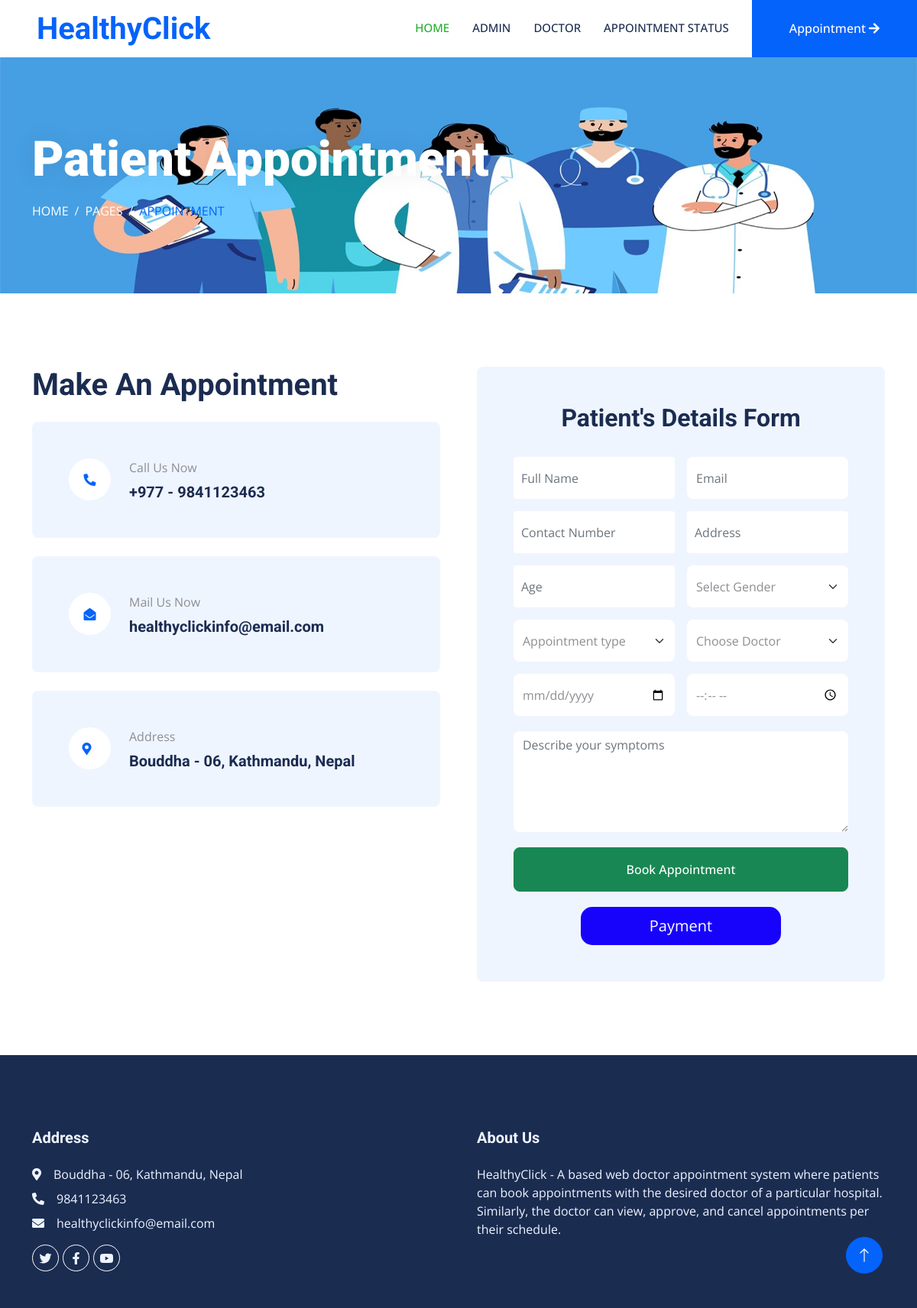
Page /userappointment/ on the committed database.
### dasapp/models.py (models this page shows, shortened)
class Page(models.Model):
    pagetitle = models.CharField(max_length=250)
    address = models.CharField(max_length=250)
    aboutus = models.TextField()
    email = models.EmailField(max_length=200)
    mobilenumber = models.IntegerField(default=0)
    created_at = models.DateTimeField(auto_now_add=True)
    updated_at = models.DateTimeField(auto_now=True)

### docappsystem/userviews.py (the view, shortened to what this page needs)
# urls.py: path("userappointment/", userviews.create_appointment, name="appointment"),
def create_appointment(request):
    doctorview = DoctorReg.objects.all()
    page = Page.objects.all()
    context = {"doctorview": doctorview, "page": page}
    return render(request, "appointment.html", context)

### templates/appointment.html (shortened to what this page needs)
{% extends 'userbase.html' %}
{% load static %}
{% block content %}
<div class="container-fluid page-header py-5 mb-5 wow fadeIn" data-wow-delay="0.1s">
    <div class="container py-5">
        <h1 class="display-3 text-white mb-3 animated slideInDown">Patient Appointment</h1>
        <nav aria-label="breadcrumb animated slideInDown">
            <ol class="breadcrumb text-uppercase mb-0">
                <li class="breadcrumb-item"><a class="text-white" href="#">Home</a></li>
                <li class="breadcrumb-item"><a class="text-white" href="#">Pages</a></li>
                <li class="breadcrumb-item text-primary active" aria-current="page">Appointment</li>
            </ol>
        </nav>
    </div>
</div>
<div class="container-xxl py-5">
    <div class="container">
        <div class="row g-5">
            <div class="col-lg-6 wow fadeInUp" data-wow-delay="0.1s">
                <h1 class="mb-4">Make An Appointment</h1>
                {% for i in page %}
                <div class="bg-light rounded d-flex align-items-center p-5 mb-4">
                    <div class="d-flex flex-shrink-0 align-items-center justify-content-center rounded-circle bg-white" style="width: 55px; height: 55px;">
                        <i class="fa fa-phone-alt text-primary"></i>
                    </div>
                    <div class="ms-4">
                        <p class="mb-2">Call Us Now</p>
                        <h5 class="mb-0">+977 - {{i.mobilenumber}}</h5>
                    </div>
                </div>
                <div class="bg-light rounded d-flex align-items-center p-5">
                    <div class="d-flex flex-shrink-0 align-items-center justify-content-center rounded-circle bg-white" style="width: 55px; height: 55px;">
                        <i class="fa fa-envelope-open text-primary"></i>
                    </div>
                    <div class="ms-4">
                        <p class="mb-2">Mail Us Now</p>
                        <h5 class="mb-0">{{i.email}}</h5>
                    </div>
                </div>
                <br>
                <div class="bg-light rounded d-flex align-items-center p-5">
                    <div class="d-flex flex-shrink-0 align-items-center justify-content-center rounded-circle bg-white" style="width: 55px; height: 55px;">
                        <i class="fa fa-map-marker-alt text-primary me-2"></i>
                    </div>
                    <div class="ms-4">
                        <p class="mb-2">Address</p>
                        <h5 class="mb-0">{{i.address}}</h5>
                    </div>
                </div>
            </div>{% endfor %}
            <div class="col-lg-6 wow fadeInUp" data-wow-delay="0.5s">
                <div class="bg-light rounded h-100 d-flex align-items-center p-5">
                    <form method="POST" action="{% url 'appointment' %}">
                        <div>
                            <h2><center>Patient's Details Form</center></h2>
                        </div>
                        <br>
                        <div class="row g-3">
                            <div class="col-12 col-sm-6">
                                <input type="text" class="form-control border-0" placeholder="Full Name" style="height: 55px;" name="fullname" required="true">
                            </div>
                            <div class="col-12 col-sm-6">
                                <input type="email" class="form-control border-0" placeholder="Email" style="height: 55px;" name="email" pattern="[^ @]*@[^ @]*" required="true">
                            </div>
                            <div class="col-12 col-sm-6">
                                <input type="text" class="form-control border-0" placeholder="Contact Number" style="height: 55px;" name="mobilenumber" maxlength="10" required="true">
                            </div>
                            <div class="col-12 col-sm-6">
                                <input type="text" class="form-control border-0" placeholder="Address" style="height: 55px;" name="address" maxlength="20" required="true">
                            </div>
                            <div class="col-12 col-sm-6">
                                <input type="number" class="form-control border-0" placeholder="Age" style="height: 55px;" name="age" maxlength="2" required="true">
                            </div>
                            <div class="col-12 col-sm-6">
                                <select class="form-select border-0" style="height: 55px;" name="gender" required="true">
                                    <option value="" disabled selected>Select Gender</option>
                                </select>
                            </div>
                            <div class="col-12 col-sm-6">
                                <select class="form-select border-0" style="height: 55px;" name="appointmenttype" required="true">
                                    <option value="" disabled selected>Appointment type</option>
                                </select>
                            </div>
                            <div class="col-12 col-sm-6">
                                <select class="form-select border-0" style="height: 55px;" name="doctor_id" required="true">
                                    <option selected>Choose Doctor</option>
                                </select>
                            </div>
                            <div class="col-12 col-sm-6">
                                <div class="date" id="date" data-target-input="nearest">
                                    <input type="date"
                                        class="form-control border-0 datetimepicker-input"
                                        placeholder="Choose Date" data-target="#date" data-toggle="datetimepicker" style="height: 55px;" name="date_of_appointment" required="true">
                                </div>
                            </div>
                            <div class="col-12 col-sm-6">
                                    <input type="time" class="form-control border-0" placeholder="Choose Time" data-target="#time"
                                    data-toggle="datetimepicker" style="height: 55px;" name="time_of_appointment" required="true">
                                </div>
                            </div>
                            <div class="col-12" style="padding-top: 20px;">
                                <textarea class="form-control border-0" rows="5" placeholder="Describe your symptoms" name="additional_msg" required="True"></textarea>
                            </div>
                            <div class="col-12" style="padding-top: 20px;">
                                <button class="btn btn-success w-100 py-3" type="submit">Book Appointment</button>
                            </div>
                            <div class="col-12" style="padding-top: 20px;" name="payment" align="center" style="display: none;">
                                <button type="button" class="btn-p" onClick="openPopup()">Payment</button>
                            </div>
                        </div>
                </div>
            </div>
        </div>
    </div>
{% endblock %}

### templates/userincludes/footer.html
{% load static %}
<div class="container-fluid bg-dark text-light footer mt-5 pt-5 wow fadeIn" data-wow-delay="0.1s">
    <div class="container py-5">
        <div class="row g-5">
            <div class="col-lg-6 col-md-6">
                <h5 class="text-light mb-4">Address</h5>
                {% for i in page %}
                <p class="mb-2"><i class="fa fa-map-marker-alt me-3"></i>{{i.address}}</p>
                <p class="mb-2"><i class="fa fa-phone-alt me-3"></i>{{i.mobilenumber}}</p>
                <p class="mb-2"><i class="fa fa-envelope me-3"></i>{{i.email}}</p>{% endfor %}
                <div class="d-flex pt-2">
                    <a class="btn btn-outline-light btn-social rounded-circle" href=""><i class="fab fa-twitter"></i></a>
                    <a class="btn btn-outline-light btn-social rounded-circle" href=""><i class="fab fa-facebook-f"></i></a>
                    <a class="btn btn-outline-light btn-social rounded-circle" href=""><i class="fab fa-youtube"></i></a>
                </div>
            </div>
            <div class="col-lg-6 col-md-6">
                <h5 class="text-light mb-4">About Us</h5>
                {% for i in page %}
                {{ i.aboutus }}{% endfor %}
            </div>
        </div>
    </div>
</div>
<a href="#" class="btn btn-lg btn-primary btn-lg-square rounded-circle back-to-top"><i class="bi bi-arrow-up"></i></a>

### static/css/style.css (style rules this page uses)
:root { --primary: #21af2b; --light: #EFF5FF; --dark: #1B2C51; }
.back-to-top { position: fixed; display: none; right: 45px; bottom: 45px; z-index: 99; }
.btn { font-weight: 500; transition: .5s; }
.btn.btn-primary, .btn.btn-secondary { color: #FFFFFF; }
.btn-lg-square { width: 48px; height: 48px; }
.btn-square, .btn-sm-square, .btn-lg-square { padding: 0; display: flex; align-items: center; justify-content: center; font-weight: normal; }
.page-header { background: url(../img/header-page.jpg) top center no-repeat; background-size: cover; text-shadow: 0 0 30px rgba(0, 0, 0, .1); }
.breadcrumb-item + .breadcrumb-item::before { color: var(--light); }
.footer .btn.btn-social { margin-right: 5px; width: 35px; height: 35px; display: flex; align-items: center; justify-content: center; color: var(--light); border: 1px solid #FFFFFF; transition: .3s; }

### templates/appointment.html (style rules this page uses)
.btn-p { width: 60%; padding: 10px; background-color: #1703fc; color: white; border: none; border-radius: 15px; cursor: pointer; font-size: 20px; align-items: center; text-decoration: none; }
input[type=text], input[type=number] { width: 100%; padding: 10px; border-radius: 4px; border: 1px solid #ccc; }

### rows in the picture
Page: mobilenumber "9841123463", email "healthyclickinfo@email.com", address "Bouddha - 06, Kathmandu, Nepal", aboutus "HealthyClick - A based web doctor appointment system where patients can book appointments with the desired doctor of a particular hospital. Similarly, the doctor can view, approve, and cancel appointments per their schedule."
